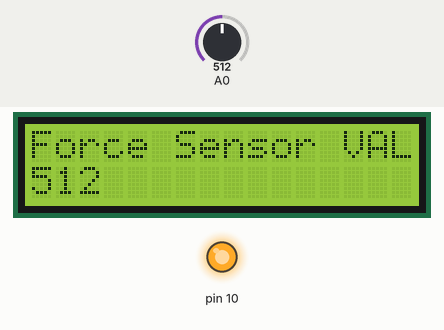
This sketch was run on a simulated Arduino Uno, built with avr-gcc and run on an emulated ATmega328P. Parts: 16×2 character LCD, output pins drawn as LEDs (lit = HIGH). Inputs (shaded band) come from the test bench; at power-on: A0 = 512. What the sketch prints to the serial monitor is not drawn.

Above: at 1.2 s.
1.3 s: A0 set to 493
At 1.9 s:
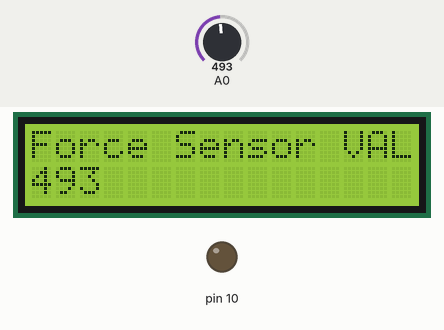
2.8 s: A0 set to 510
At 4.0 s:
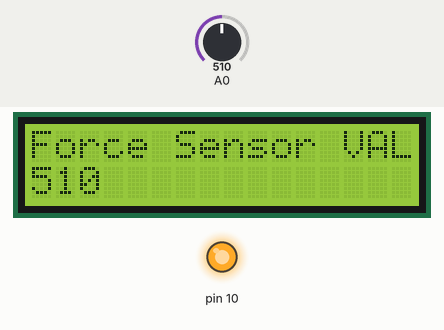
4.3 s: A0 set to 490
At 5.7 s:
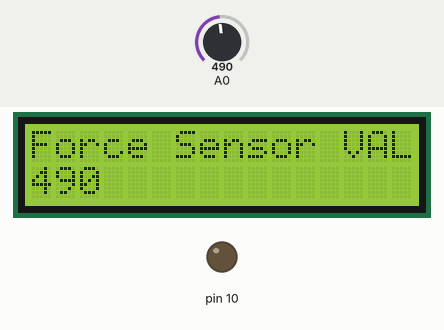
Timing chart, 0 to 7.3 s (numbered marks = the images above; inputs shaded):
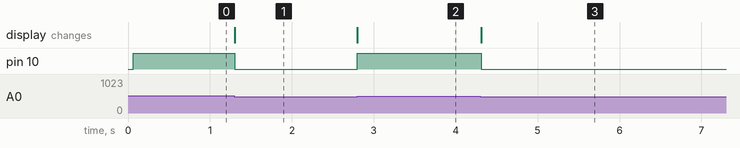

Measured:
- the behaviour switches between 501 and 500 on A0 (found by bisection; images 0 and 1)
- after the input at 1.3 s, pin 10: HIGH → LOW at once; the display: changes at once (image 1)
- after the input at 2.8 s, pin 10: LOW → HIGH at once; the display: changes at once (image 2)
- after the input at 4.3 s, pin 10: HIGH → LOW at once; the display: changes at once (image 3)

The sketch:

force_sensor_using_lcd.ino
```cpp
#include "LiquidCrystal.h"
LiquidCrystal lcd(12,11,5,4,3,2);

int Force_VAL = 0;
void setup()
{
  pinMode(A0, INPUT);
  Serial.begin(9600);
  lcd.begin(16,2);

  lcd.setCursor(0,0);
  lcd.print("Force Sensor VALUE");

  pinMode(10, OUTPUT);
}

void loop()
{
  Force_VAL = analogRead(A0);
  Serial.println(Force_VAL);

  lcd.setCursor(0,1);
  lcd.print(Force_VAL);

 if (Force_VAL > 500)
 {
    digitalWrite(10, HIGH);
  }
else
 {
    digitalWrite(10, LOW);
  }
 delay(10); // Delay a little bit to improve simulation performance
}
```
